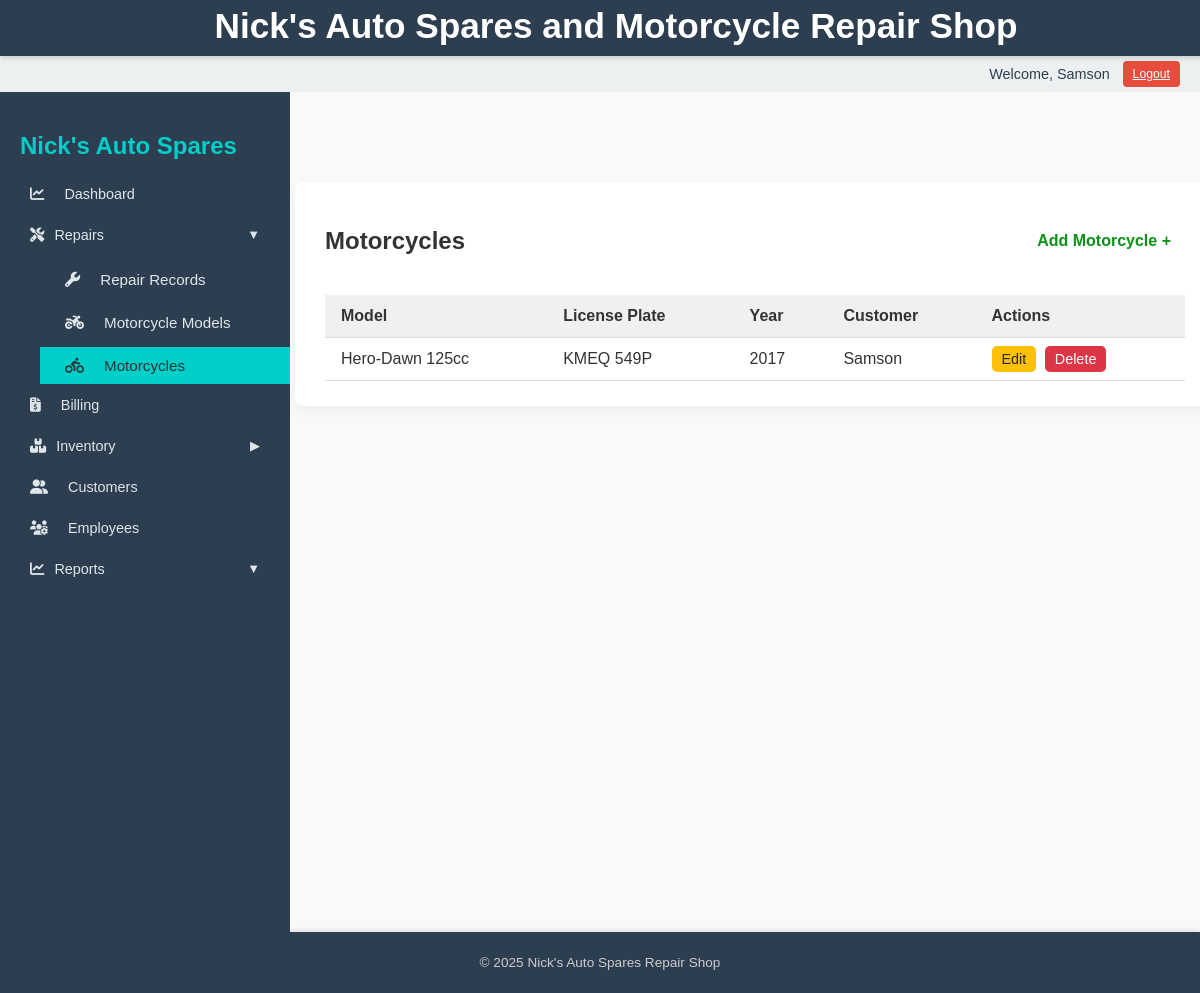
/repairs/motorcycles/ (signed in), run on an earlier commit of the app's database.
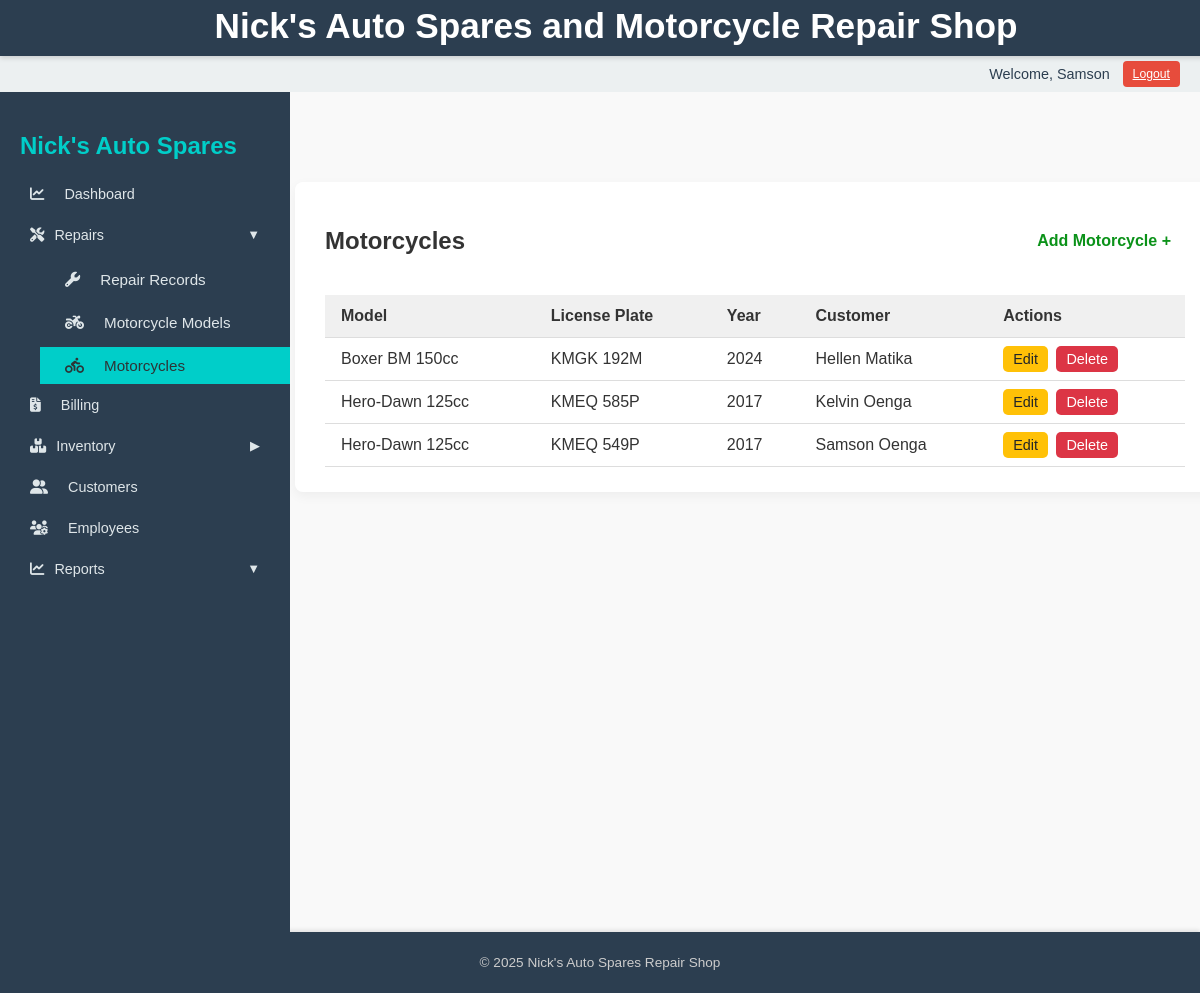
And on a later commit of the database.
### repairs/models.py (models this page shows, shortened)
class Motorcycle(models.Model):
    customer = models.ForeignKey(Customer, on_delete=models.CASCADE, related_name='motorcycles')
    model = models.ForeignKey('MotorcycleModel', on_delete=models.SET_NULL, null=True)
    license_plate = models.CharField(max_length=20, unique=True, blank=True, null=True)
    year = models.PositiveIntegerField(blank=True, null=True)

class MotorcycleModel(models.Model):
    name = models.CharField(max_length=100, unique=True)
    manufacturer = models.CharField(max_length=100, blank=True, null=True)

### customers/models.py (models this page shows, shortened)
class Customer(models.Model):
    name = models.CharField(max_length=100)
    phone_number = models.CharField(max_length=20, unique=True)
    email = models.EmailField(blank=True, null=True)
    address = models.TextField(blank=True, null=True)
    date_created = models.DateTimeField(auto_now_add=True)

### repairs/views.py (the view)
# urls.py: path('motorcycles/', views.motorcycle_list, name='motorcycle_list'),
@login_required
def motorcycle_list(request):
    motorcycles = Motorcycle.objects.select_related('customer', 'model').order_by('-id')
    return render(request, 'repairs/motorcycle_list.html', {'motorcycles': motorcycles})

### repairs/templates/repairs/motorcycle_list.html
{% extends "base_dashboard.html" %}
{% block content %}
<div class="page-card">
    <div class="page-header">
        <h2>Motorcycles</h2>
        <a href="{% url 'add_motorcycle' %}" class="action-button green">Add Motorcycle +</a>
    </div>
    {% if motorcycles %}
    <table class="styled-table">
        <thead>
            <tr>
                <th>Model</th>
                <th>License Plate</th>
                <th>Year</th>
                <th>Customer</th>
                <th>Actions</th>
            </tr>
        </thead>
        <tbody>
            {% for moto in motorcycles %}
            <tr>
                <td>{{ moto.model.name }}</td>
                <td>{{ moto.license_plate }}</td>
                <td>{{ moto.year }}</td>
                <td>{{ moto.customer.name }}</td>
                <td>
                    <a href="{% url 'edit_motorcycle' moto.pk %}" class="small-btn yellow">Edit</a>
                    <a href="{% url 'delete_motorcycle' moto.pk %}" class="small-btn red">Delete</a>
                </td>
            </tr>
            {% endfor %}
        </tbody>
    </table>
    {% else %}
    <p>No motorcycles found.</p>
    {% endif %}
</div>
{% endblock %}

What changed in the data, as far as the page shows it:
added Motorcycle: model.name "Boxer BM 150cc", license_plate "KMGK 192M", year "2024", customer.name "Hellen Matika"
added Motorcycle: model.name "Hero-Dawn 125cc", license_plate "KMEQ 585P", year "2017", customer.name "Kelvin Oenga"
changed through a linked row, Motorcycle "KMEQ 549P": customer.name "Samson" → "Samson Oenga"
